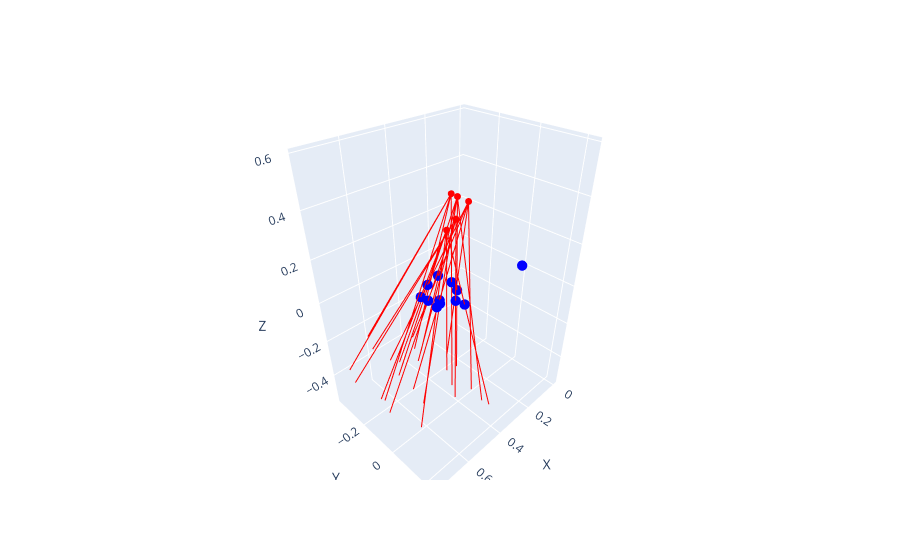

Notebook cell for this chart:
### Code cell
# Visual Verification
plot_rays_and_points(
    ray_origins=all_ray_origins, 
    ray_directions=all_ray_directions, 
    points=final_screw_positions,
    point_color="blue"
)

### Figure 1 — Plotly figure (JSON) as saved in the notebook; plotly's stock layout.template omitted (floating-point values rounded to 4 significant figures)
{"data": [{"line": {"color": "red"}, "mode": "lines", "name": "ray", "showlegend": false, "type": "scatter3d", "x": [0.6176, 0.4244], "y": [0.2336, 0.1], "z": [0.5795, -0.3925]}, {"marker": {"color": "red", "size": 4}, "mode": "markers", "showlegend": false, "type": "scatter3d", "x": [0.6176], "y": [0.2336], "z": [0.5795]}, {"line": {"color": "red"}, "mode": "lines", "name": "ray", "showlegend": false, "type": "scatter3d", "x": [0.6176, 0.6098], "y": [0.2336, -0.0631], "z": [0.5795, -0.3754]}, {"marker": {"color": "red", "size": 4}, "mode": "markers", "showlegend": false, "type": "scatter3d", "x": [0.6176], "y": [0.2336], "z": [0.5795]}, {"line": {"color": "red"}, "mode": "lines", "name": "ray", "showlegend": false, "type": "scatter3d", "x": [0.6176, 0.385], "y": [0.2336, -0.08825], "z": [0.5795, -0.3383]}, {"marker": {"color": "red", "size": 4}, "mode": "markers", "showlegend": false, "type": "scatter3d", "x": [0.6176], "y": [0.2336], "z": [0.5795]}, {"line": {"color": "red"}, "mode": "lines", "name": "ray", "showlegend": false, "type": "scatter3d", "x": [0.6176, 0.6058], "y": [0.2336, -0.2156], "z": [0.5795, -0.3139]}, {"marker": {"color": "red", "size": 4}, "mode": "markers", "showlegend": false, "type": "scatter3d", "x": [0.6176], "y": [0.2336], "z": [0.5795]}, {"line": {"color": "red"}, "mode": "lines", "name": "ray", "showlegend": false, "type": "scatter3d", "x": [0.6176, 0.4559], "y": [0.2336, -0.2382], "z": [0.5795, -0.2873]}, {"marker": {"color": "red", "size": 4}, "mode": "markers", "showlegend": false, "type": "scatter3d", "x": [0.6176], "y": [0.2336], "z": [0.5795]}, {"line": {"color": "red"}, "mode": "lines", "name": "ray", "showlegend": false, "type": "scatter3d", "x": [0.6087, 0.6128], "y": [0.1838, 0.002948], "z": [0.5753, -0.4082]}, {"marker": {"color": "red", "size": 4}, "mode": "markers", "showlegend": false, "type": "scatter3d", "x": [0.6087], "y": [0.1838], "z": [0.5753]}, {"line": {"color": "red"}, "mode": "lines", "name": "ray", "showlegend": false, "type": "scatter3d", "x": [0.6087, 0.4282], "y": [0.1838, 0.164], "z": [0.5753, -0.4081]}, {"marker": {"color": "red", "size": 4}, "mode": "markers", "showlegend": false, "type": "scatter3d", "x": [0.6087], "y": [0.1838], "z": [0.5753]}, {"line": {"color": "red"}, "mode": "lines", "name": "ray", "showlegend": false, "type": "scatter3d", "x": [0.6087, 0.3826], "y": [0.1838, -0.02971], "z": [0.5753, -0.3751]}, {"marker": {"color": "red", "size": 4}, "mode": "markers", "showlegend": false, "type": "scatter3d", "x": [0.6087], "y": [0.1838], "z": [0.5753]}, {"line": {"color": "red"}, "mode": "lines", "name": "ray", "showlegend": false, "type": "scatter3d", "x": [0.6087, 0.6078], "y": [0.1838, -0.1593], "z": [0.5753, -0.364]}, {"marker": {"color": "red", "size": 4}, "mode": "markers", "showlegend": false, "type": "scatter3d", "x": [0.6087], "y": [0.1838], "z": [0.5753]}, {"line": {"color": "red"}, "mode": "lines", "name": "ray", "showlegend": false, "type": "scatter3d", "x": [0.6087, 0.4539], "y": [0.1838, -0.186], "z": [0.5753, -0.3408]}, {"marker": {"color": "red", "size": 4}, "mode": "markers", "showlegend": false, "type": "scatter3d", "x": [0.6087], "y": [0.1838], "z": [0.5753]}, {"line": {"color": "red"}, "mode": "lines", "name": "ray", "showlegend": false, "type": "scatter3d", "x": [0.6035, 0.4622], "y": [0.1545, -0.2212], "z": [0.5728, -0.3431]}, {"marker": {"color": "red", "size": 4}, "mode": "markers", "showlegend": false, "type": "scatter3d", "x": [0.6035], "y": [0.1545], "z": [0.5728]}, {"line": {"color": "red"}, "mode": "lines", "name": "ray", "showlegend": false, "type": "scatter3d", "x": [0.6035, 0.6035], "y": [0.1545, -0.3741], "z": [0.5728, -0.2761]}, {"marker": {"color": "red", "size": 4}, "mode": "markers", "showlegend": false, "type": "scatter3d", "x": [0.6035], "y": [0.1545], "z": [0.5728]}, {"line": {"color": "red"}, "mode": "lines", "name": "ray", "showlegend": false, "type": "scatter3d", "x": [0.6035, 0.4569], "y": [0.1545, 0.01586], "z": [0.5728, -0.4066]}, {"marker": {"color": "red", "size": 4}, "mode": "markers", "showlegend": false, "type": "scatter3d", "x": [0.6035], "y": [0.1545], "z": [0.5728]}, {"line": {"color": "red"}, "mode": "lines", "name": "ray", "showlegend": false, "type": "scatter3d", "x": [0.6035, 0.7293], "y": [0.1545, -0.106], "z": [0.5728, -0.3845]}, {"marker": {"color": "red", "size": 4}, "mode": "markers", "showlegend": false, "type": "scatter3d", "x": [0.6035], "y": [0.1545], "z": [0.5728]}, {"line": {"color": "red"}, "mode": "lines", "name": "ray", "showlegend": false, "type": "scatter3d", "x": [0.6035, 0.7666], "y": [0.1545, -0.2873], "z": [0.5728, -0.3093]}, {"marker": {"color": "red", "size": 4}, "mode": "markers", "showlegend": false, "type": "scatter3d", "x": [0.6035], "y": [0.1545], "z": [0.5728]}, {"line": {"color": "red"}, "mode": "lines", "name": "ray", "showlegend": false, "type": "scatter3d", "x": [0.592, 0.4511], "y": [0.1629, -0.2129], "z": [0.494, -0.4219]}, {"marker": {"color": "red", "size": 4}, "mode": "markers", "showlegend": false, "type": "scatter3d", "x": [0.592], "y": [0.1629], "z": [0.494]}, {"line": {"color": "red"}, "mode": "lines", "name": "ray", "showlegend": false, "type": "scatter3d", "x": [0.592, 0.5923], "y": [0.1629, -0.3658], "z": [0.494, -0.3548]}, {"marker": {"color": "red", "size": 4}, "mode": "markers", "showlegend": false, "type": "scatter3d", "x": [0.592], "y": [0.1629], "z": [0.494]}, {"line": {"color": "red"}, "mode": "lines", "name": "ray", "showlegend": false, "type": "scatter3d", "x": [0.592, 0.4455], "y": [0.1629, 0.02414], "z": [0.494, -0.4854]}, {"marker": {"color": "red", "size": 4}, "mode": "markers", "showlegend": false, "type": "scatter3d", "x": [0.592], "y": [0.1629], "z": [0.494]}, {"line": {"color": "red"}, "mode": "lines", "name": "ray", "showlegend": false, "type": "scatter3d", "x": [0.592, 0.7181], "y": [0.1629, -0.09755], "z": [0.494, -0.4632]}, {"marker": {"color": "red", "size": 4}, "mode": "markers", "showlegend": false, "type": "scatter3d", "x": [0.592], "y": [0.1629], "z": [0.494]}, {"line": {"color": "red"}, "mode": "lines", "name": "ray", "showlegend": false, "type": "scatter3d", "x": [0.592, 0.7555], "y": [0.1629, -0.279], "z": [0.494, -0.3881]}, {"marker": {"color": "red", "size": 4}, "mode": "markers", "showlegend": false, "type": "scatter3d", "x": [0.592], "y": [0.1629], "z": [0.494]}, {"line": {"color": "red"}, "mode": "lines", "name": "ray", "showlegend": false, "type": "scatter3d", "x": [0.6091, 0.3534], "y": [0.1411, 0.1451], "z": [0.4566, -0.5101]}, {"marker": {"color": "red", "size": 4}, "mode": "markers", "showlegend": false, "type": "scatter3d", "x": [0.6091], "y": [0.1411], "z": [0.4566]}, {"line": {"color": "red"}, "mode": "lines", "name": "ray", "showlegend": false, "type": "scatter3d", "x": [0.6091, 0.6378], "y": [0.1411, 0.01004], "z": [0.4566, -0.5344]}, {"marker": {"color": "red", "size": 4}, "mode": "markers", "showlegend": false, "type": "scatter3d", "x": [0.6091], "y": [0.1411], "z": [0.4566]}, {"line": {"color": "red"}, "mode": "lines", "name": "ray", "showlegend": false, "type": "scatter3d", "x": [0.6091, 0.3602], "y": [0.1411, -0.1145], "z": [0.4566, -0.4776]}, {"marker": {"color": "red", "size": 4}, "mode": "markers", "showlegend": false, "type": "scatter3d", "x": [0.6091], "y": [0.1411], "z": [0.4566]}, {"line": {"color": "red"}, "mode": "lines", "name": "ray", "showlegend": false, "type": "scatter3d", "x": [0.6091, 0.6886], "y": [0.1411, -0.1968], "z": [0.4566, -0.4812]}, {"marker": {"color": "red", "size": 4}, "mode": "markers", "showlegend": false, "type": "scatter3d", "x": [0.6091], "y": [0.1411], "z": [0.4566]}, {"line": {"color": "red"}, "mode": "lines", "name": "ray", "showlegend": false, "type": "scatter3d", "x": [0.6091, 0.5059], "y": [0.1411, -0.2856], "z": [0.4566, -0.4419]}, {"marker": {"color": "red", "size": 4}, "mode": "markers", "showlegend": false, "type": "scatter3d", "x": [0.6091], "y": [0.1411], "z": [0.4566]}, {"marker": {"color": "blue", "size": 6}, "mode": "markers", "name": "points", "showlegend": false, "type": "scatter3d", "x": [0.0, 0.6144, 0.0, 0.6128, 0.5508, 0.6104, 0.0, 0.5117, 0.0, 0.0, 0.0, 0.0, 0.5518, 0.0, 0.0, 0.0, 0.0, 0.5403, 0.6336, 0.0, 0.5252, 0.6178, 0.0, 0.6331, 0.0], "y": [0.0, 0.112, 0.0, 0.05302, 0.03875, 0.1095, 0.0, 0.0922, 0.0, 0.0, 0.0, 0.0, 0.1056, 0.0, 0.0, 0.0, 0.0, 0.1139, 0.07695, 0.0, 0.1424, 0.1013, 0.0, 0.03905, 0.0], "z": [0.0, 0.188, 0.0, 0.2204, 0.2215, 0.1711, 0.0, 0.1676, 0.0, 0.0, 0.0, 0.0, 0.2271, 0.0, 0.0, 0.0, 0.0, 0.1483, 0.1781, 0.0, 0.1395, 0.1553, 0.0, 0.1734, 0.0]}], "layout": {"scene": {"xaxis": {"title": {"text": "X"}}, "yaxis": {"title": {"text": "Y"}}, "zaxis": {"title": {"text": "Z"}}}}}
